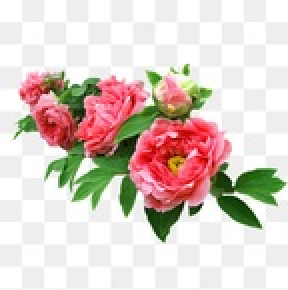
#> input picture Detecting and Matching Features/pics/flower.jpg, 144 x 145 px, shrunk from 260 x 261 before the run (shown 2 times larger)
$ jupyter execute 'FAST (Features from accelerated segment test) Features.ipynb'   (shell and % lines are left out)
#> lines starting #> are read from the running program, lines starting #| are printed output that depends on the picture; after the words box and inside, x2 and y2 are one past the last pixel; in counts of white or black regions, pixels touching at a corner belong together
[cell 1]
import numpy as np
import matplotlib.pyplot as plt
import cv2

def _plot_imgs(img1, img2):
    """
    Converts an image from BGR to RGB and plots
    """

    fig, ax = plt.subplots(nrows=1, ncols=2)

    ax[0].imshow(cv2.cvtColor(img1, cv2.COLOR_BGR2RGB))
    ax[0].set_title('FAST points on Image (th=100)')
    ax[0].axis('off')

    ax[1].imshow(cv2.cvtColor(img2, cv2.COLOR_BGR2RGB))
    ax[1].set_title('FAST points on Image (th=50)')
    ax[1].axis('off')

    # ax[2].imshow(cv2.cvtColor(img3, cv2.COLOR_BGR2RGB))
    # ax[2].set_title('FAST Points(th=15)')
    # ax[2].axis('off')

    # ax[3].imshow(cv2.cvtColor(img4, cv2.COLOR_BGR2RGB))
    # ax[3].set_title('FAST Points(th=50)')
    # ax[3].axis('off')

    plt.savefig('pics/image_fast_features_threshold.png')

    plt.show()

def _compute_fast_det(filename, is_nms=True, thresh = 10):

#> called with filename = 'pics/flower.jpg', is_nms = True, thresh = 100
    img = cv2.imread(filename)
#> img is the input picture: shape (145, 144, 3); mean B, G, R 198.7, 205.7, 220.5

    # Initiate FAST object with default values
    fast = cv2.FastFeatureDetector_create() #FastFeatureDetector()

    # find and draw the keypoints
    if not is_nms:
        fast.setNonmaxSuppression(0)

    fast.setThreshold(thresh)

    kp = fast.detect(img,None)
#> kp = 42 keypoints; strongest (x, y, size): (81, 119, 7), (95, 106, 7), (129, 112, 7), (113, 86, 7)
    cv2.drawKeypoints(img, kp, img, color=(255,0,0))
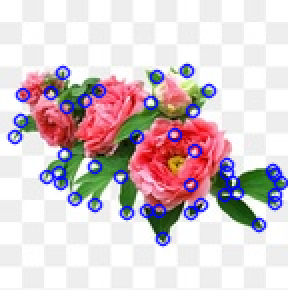
#> img: shape (145, 144, 3) (shown 2 times larger); 8.95% of pixels changed, all inside (x1, y1, x2, y2) = (3, 31, 144, 124)

    return img


def main():
    # read an image
    #img = cv2.imread('../figures/flower.png')
    #gray = cv2.cvtColor(img, cv2.COLOR_BGR2GRAY)
    filename1 = 'pics/flower.jpg'
    filename2 = 'pics/building.png'
    filename3 = 'pics/outdoor.jpg'
    # compute harris corners and display
    img1 = _compute_fast_det(filename1, thresh = 100)
    img2 = _compute_fast_det(filename2, thresh = 50)
#> call 2 of _compute_fast_det, with filename = 'pics/building.png', is_nms = True, thresh = 50
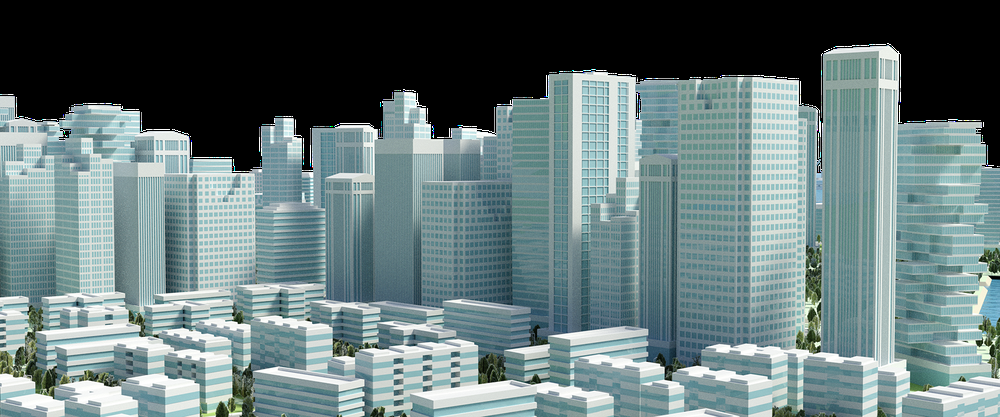
#> input picture Detecting and Matching Features/pics/building.png, 1000 x 417 px, shrunk from 1800 x 750 before the run
#> in _compute_fast_det, img is the input picture: shape (417, 1000, 3); mean B, G, R 121, 120.3, 101.9
#> in _compute_fast_det (call 2), `kp = fast.detect(img,None)`: kp = 1509 keypoints; strongest (x, y, size): (898, 51, 7), (593, 69, 7), (635, 75, 7), (722, 75, 7)
#> in _compute_fast_det (call 2), `cv2.drawKeypoints(img, kp, img, color=(255,0,0))`:
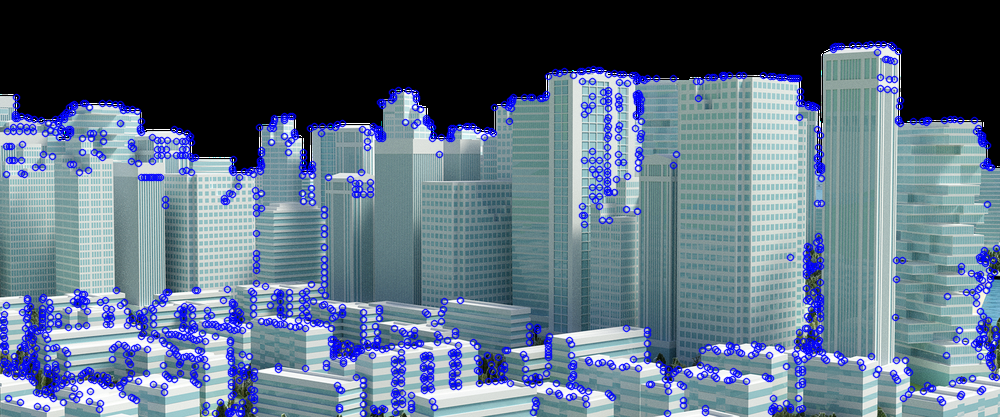
#> img: shape (417, 1000, 3); 12.5% of pixels changed, all inside (x1, y1, x2, y2) = (0, 40, 1000, 417)
    #img3 = compute_fast_det(filename, thresh = 10)
    #img4 = compute_fast_det(filename, thresh = 10)

    # Do plot
    _plot_imgs(img1, img2)
#> in _plot_imgs, `plt.savefig('pics/image_fast_features_threshold.png')`:
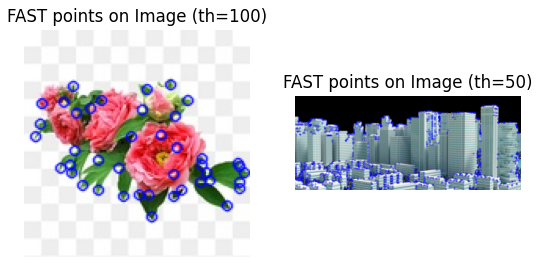
#> figure drawn by matplotlib, 2 panels

if __name__ == '__main__':
    main()
